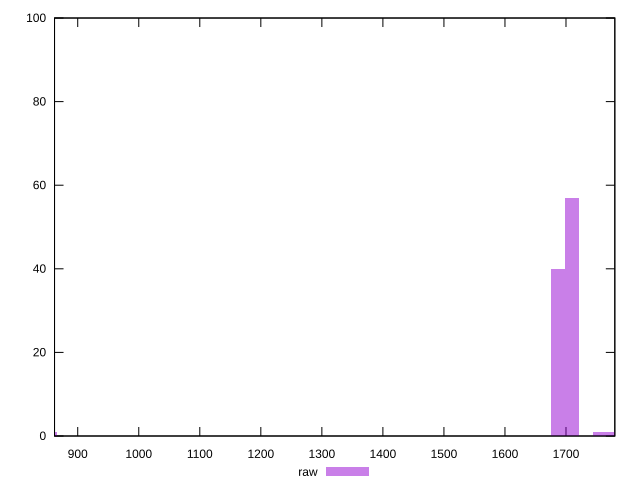

This figure's gnuplot source:
reset

$raw <<EOF
854.9300227175378 1
1709.8600454350756 57
1687.3618869425088 40
1754.856362420209 1
1777.354520912776 1
EOF

set key outside below
set boxwidth 22.498158492566784
set xrange [862:1780]
set yrange [0:100]
set trange [0:100]
set style fill transparent solid 0.5 noborder
set terminal svg size 640, 490 enhanced background rgb 'white'
set output "reports/report_00031_2021-02-24T23-18-18.084Z/render-blocking-resources/samples/astro/raw/histogram.svg"

plot $raw title "raw" with boxes

reset
